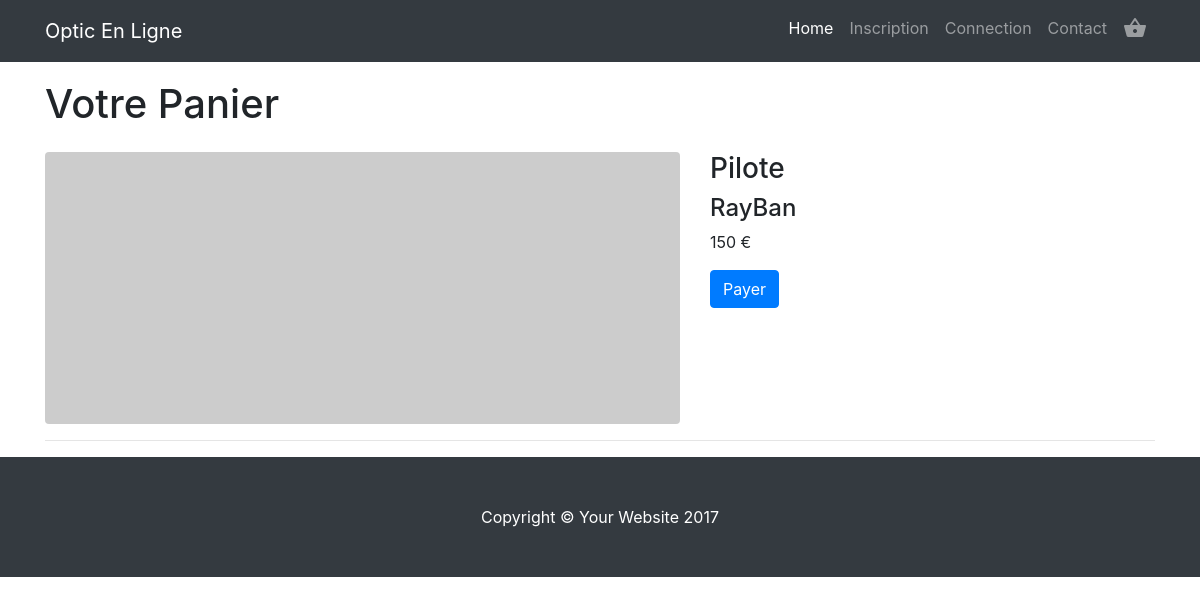
The app's page /index.php?p=panier&id=2 with its own data.
### tables this page shows
CREATE TABLE `glasses` (
  `id` int(11) NOT NULL,
  `name` varchar(255) NOT NULL,
  `marque` varchar(255) NOT NULL,
  `price` varchar(255) NOT NULL,
  `size` varchar(255) NOT NULL,
  `type` varchar(255) NOT NULL,
  `ref` varchar(255) NOT NULL,
  `sexe` varchar(255) NOT NULL,
  `image` blob NOT NULL
);

### Controllers/panierController.php (called while the page is built)
<?php
require_once ('Models/GlassesSQL.php');
$select = new GlassesSQL();
$selectPanier = $select->selectGlassesWithId($_GET['id']);
require_once ('Views/panier.php');

### Models/GlassesSQL.php (called while the page is built, shortened)
<?php
class GlassesSQL
{
    public function selectGlassesWithId($id)
    {
        global $bdd;
        $selectGlassesWithId = $bdd->prepare("SELECT * FROM glasses WHERE id=:id");
        $selectGlassesWithId->bindParam(":id", $id, PDO::PARAM_STR);
        $selectGlassesWithId->execute();
        $selectGlassesId = $selectGlassesWithId->fetch();
        return $selectGlassesId;
    }
}

### Views/panier.php (the view, shortened to what this page needs)
<?php require_once ('Views/Layout.php')?>
    <div class="container">
      <h1 class="my-4">Votre Panier
      </h1>
      <div class="row">
        <div class="col-md-7">
          <a href="#">
            <img class="img-fluid rounded mb-3 mb-md-0" src="http://placehold.it/700x300" alt="">
          </a>
        </div>
        <div class="col-md-5">
          <h3><?php echo $selectPanier['name'];?></h3>
            <h4><?php echo $selectPanier['marque'];?></h4>
          <p><?php echo $selectPanier['price'];?> €</p>
          <a class="btn btn-primary" href="index.php?p=rentPage&id=<?php echo $selectPanier['id'];?>">Payer</a>
        </div>
      </div>
      <hr>
    </div>
    <footer class="py-5 bg-dark">
      <div class="container">
        <p class="m-0 text-center text-white">Copyright &copy; Your Website 2017</p>
      </div>
    </footer>
  </body>
</html>

### Views/css/sb-admin.css (style rules this page uses)
html { position: relative; min-height: 100%; }

### records on screen
glasses: name "Pilote", marque "RayBan", price "150"
